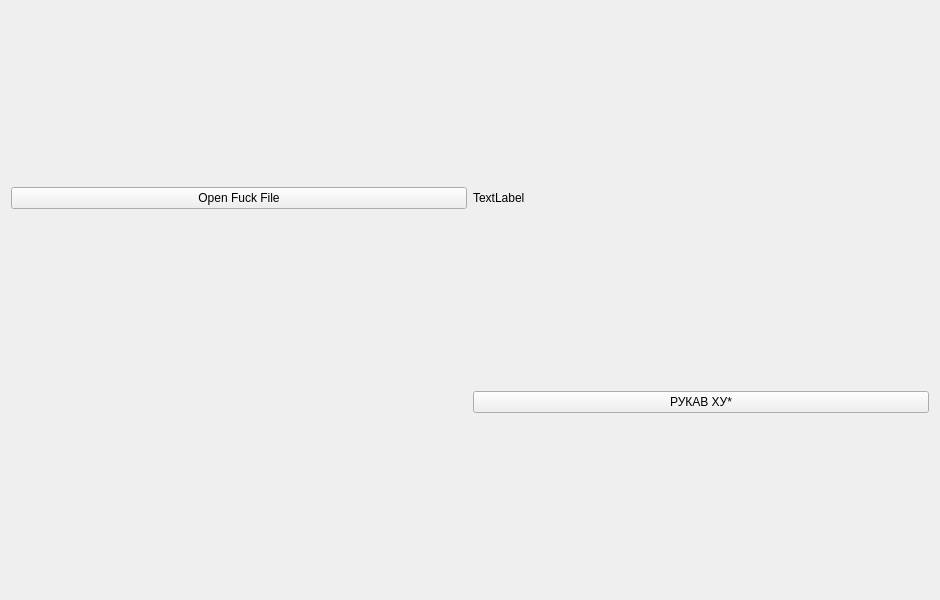
<?xml version="1.0" encoding="UTF-8"?>
<ui version="4.0">
 <class>Widget</class>
 <widget class="QWidget" name="Widget">
  <property name="geometry">
   <rect>
    <x>0</x>
    <y>0</y>
    <width>940</width>
    <height>600</height>
   </rect>
  </property>
  <property name="windowTitle">
   <string>Widget</string>
  </property>
  <layout class="QGridLayout" name="gridLayout">
   <item row="1" column="1">
    <widget class="QLabel" name="label">
     <property name="text">
      <string>TextLabel</string>
     </property>
    </widget>
   </item>
   <item row="4" column="1">
    <widget class="QPushButton" name="pushButton">
     <property name="text">
      <string>РУКАВ ХУ*</string>
     </property>
    </widget>
   </item>
   <item row="1" column="0">
    <widget class="QPushButton" name="openStlAction">
     <property name="text">
      <string>Open Fuck File</string>
     </property>
    </widget>
   </item>
  </layout>
 </widget>
 <resources/>
 <connections/>
</ui>
